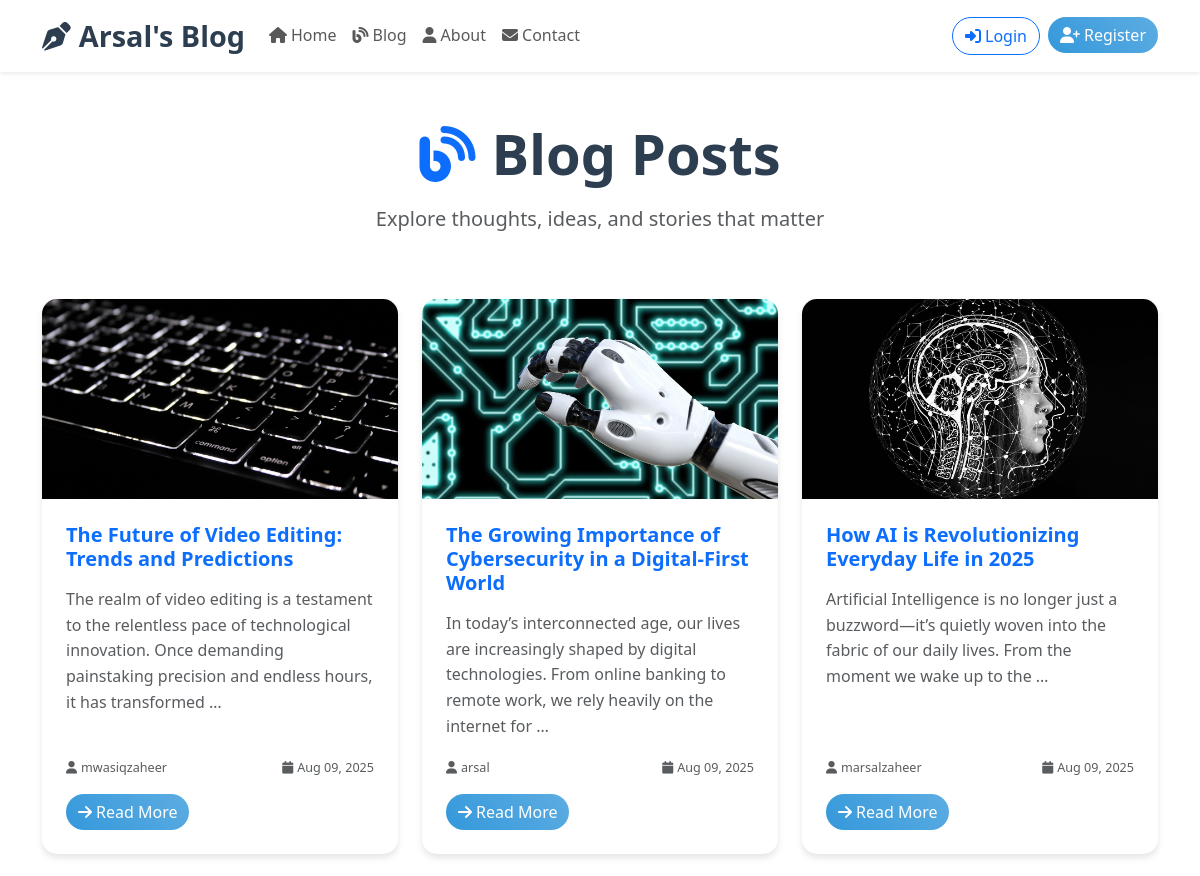
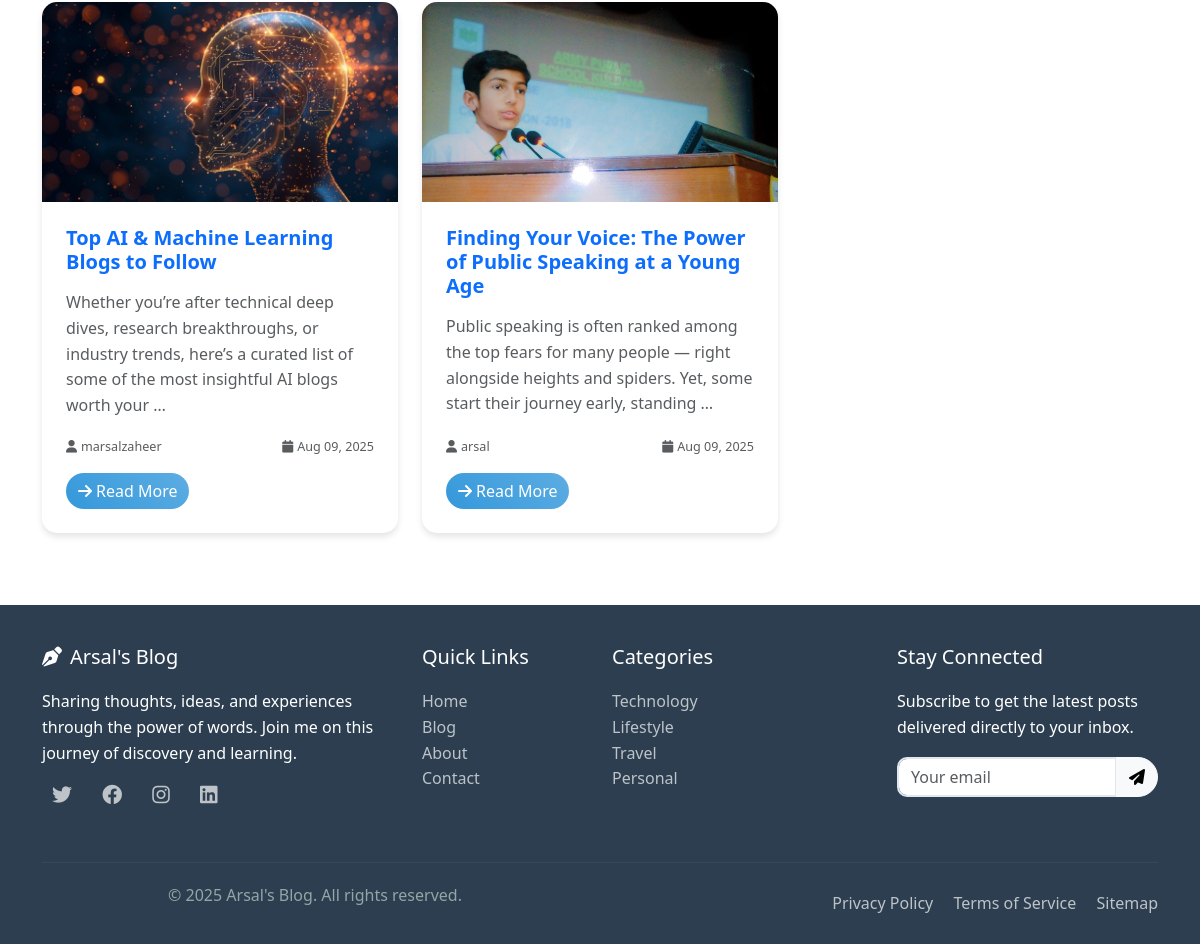
Page /blog/ on the earlier database version (2 pictures, top to bottom).
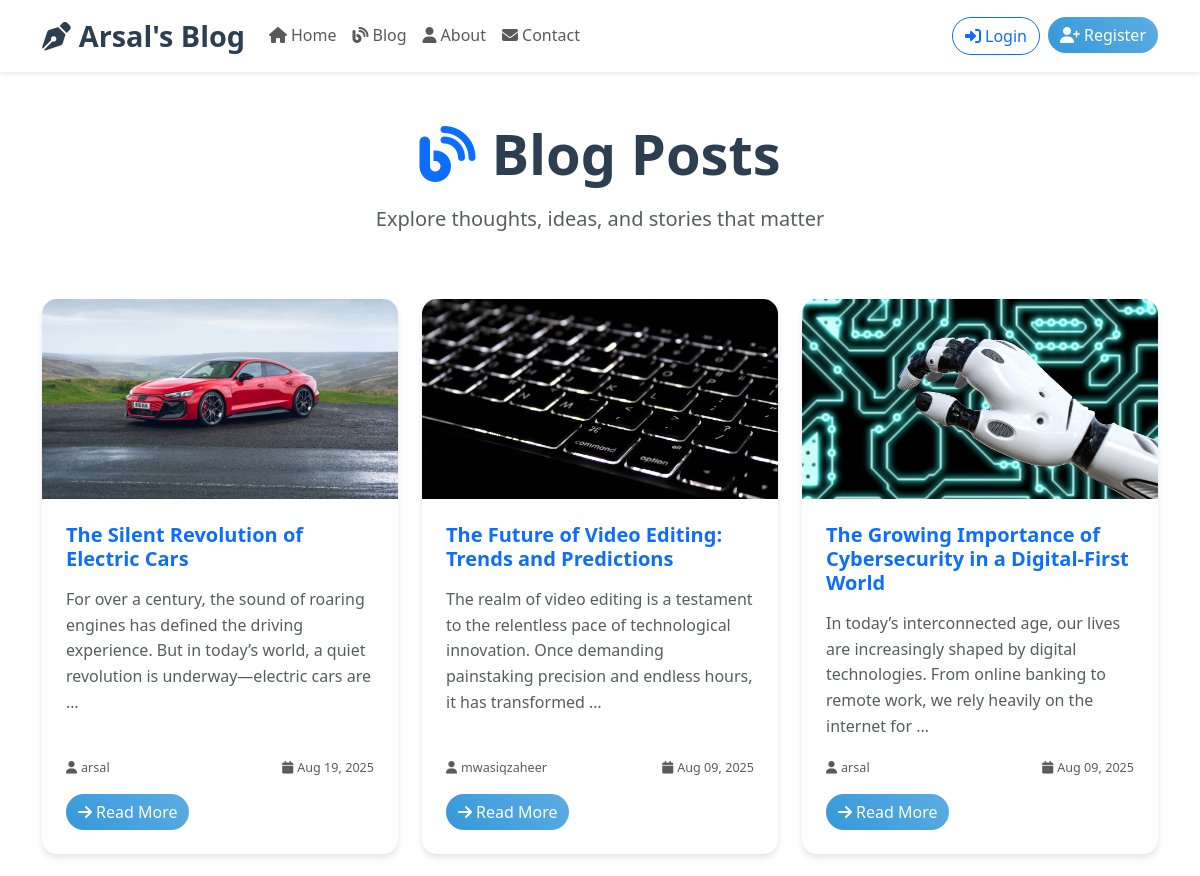
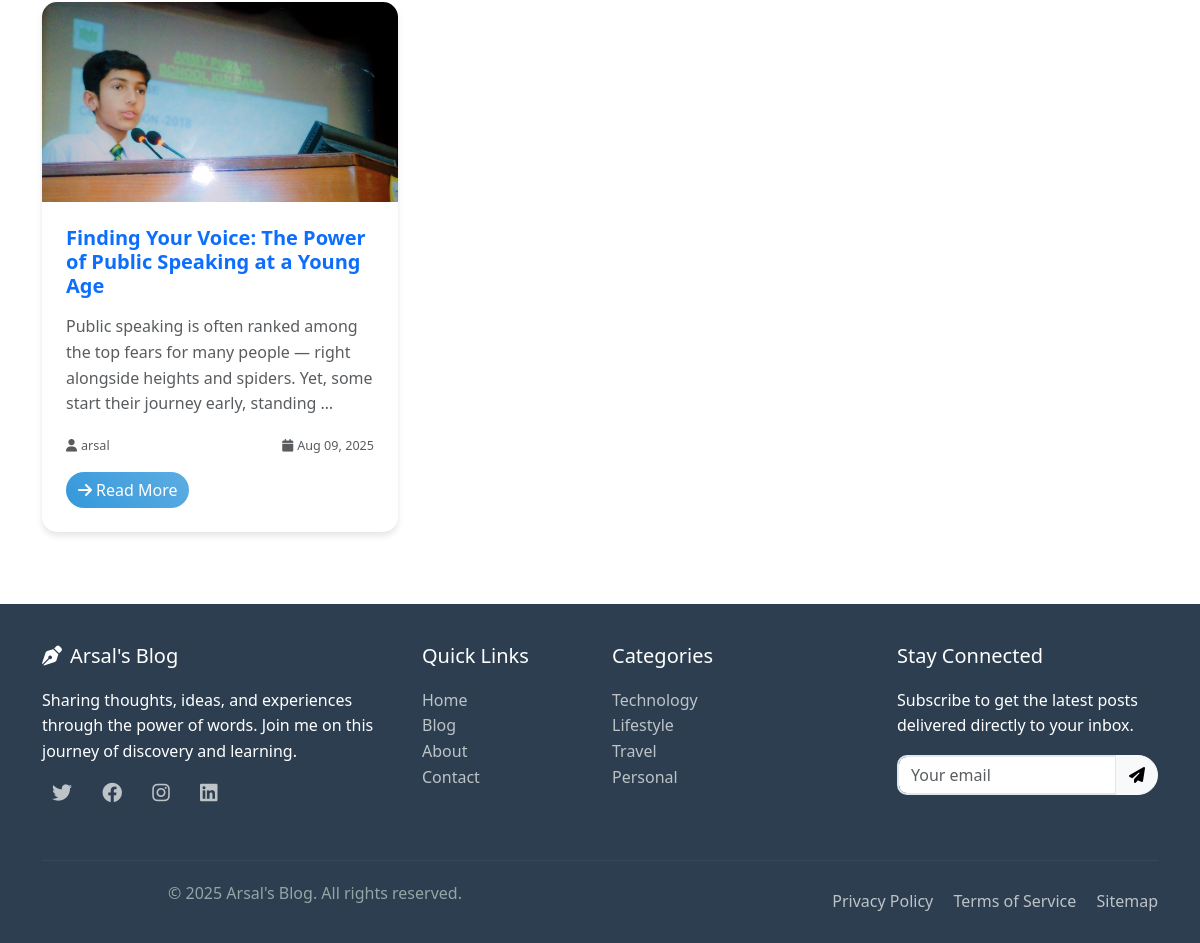
Same page on the later database version (2 pictures, top to bottom).
### tweet/models.py (models this page shows, shortened)
class BlogPost(models.Model):
    title = models.CharField(max_length=200)
    author = models.ForeignKey(User, on_delete=models.CASCADE)
    content = models.TextField()
    featured_image = models.ImageField(upload_to='blog_images/', blank=True, null=True)
    excerpt = models.TextField(max_length=300, blank=True, help_text="Brief description of the blog post")
    created_at = models.DateTimeField(auto_now_add=True)
    updated_at = models.DateTimeField(auto_now=True)
    is_published = models.BooleanField(default=True)
    class Meta:
        ordering = ['-created_at']

### tweet/views.py (the view)
# urls.py: path('blog/', views.blog_list, name='blog_list'),
def blog_list(request):
    posts = BlogPost.objects.filter(is_published=True).order_by('-created_at')
    paginator = Paginator(posts, 6)  # Show 6 posts per page
    page_number = request.GET.get('page')
    page_obj = paginator.get_page(page_number)
    return render(request, 'blog/blog_list.html', {'page_obj': page_obj})

### templates/blog/blog_list.html (shortened to what this page needs)
{% extends 'layout.html' %}
{% load static %}
{% block content %}
<div class="container my-5">
    <div class="row mb-5">
        <div class="col-12 text-center">
            <h1 class="display-4 fw-bold mb-3">
                <i class="fas fa-blog me-3 text-primary"></i>Blog Posts
            </h1>
            <p class="lead text-muted">Explore thoughts, ideas, and stories that matter</p>
        </div>
    </div>
    {% if page_obj %}
        <div class="row">
            {% for post in page_obj %}
            <div class="col-lg-4 col-md-6 mb-4">
                <article class="card blog-card h-100">
                    {% if post.featured_image %}
                        <img src="{{ post.featured_image.url }}" class="card-img-top" alt="{{ post.title }}">
                    {% else %}
                        <div class="card-img-top bg-gradient d-flex align-items-center justify-content-center" style="height: 200px; background: linear-gradient(45deg, #3498db, #2c3e50);">
                            <i class="fas fa-image fa-3x text-white opacity-50"></i>
                        </div>
                    {% endif %}
                    <div class="card-body d-flex flex-column">
                        <h5 class="card-title">
                            <a href="{% url 'blog_detail' post.pk %}" class="text-decoration-none">
                                {{ post.title }}
                            </a>
                        </h5>
                        <p class="card-text text-muted flex-grow-1">
                            {% if post.excerpt %}
                                {{ post.excerpt|truncatewords:25 }}
                            {% else %}
                                {{ post.content|truncatewords:25 }}
                            {% endif %}
                        </p>
                        <div class="blog-meta mb-3">
                            <div class="row">
                                <div class="col-6">
                                    <small class="text-muted">
                                        <i class="fas fa-user me-1"></i>{{ post.author.username }}
                                    </small>
                                </div>
                                <div class="col-6 text-end">
                                    <small class="text-muted">
                                        <i class="fas fa-calendar me-1"></i>{{ post.created_at|date:"M d, Y" }}
                                    </small>
                                </div>
                            </div>
                        </div>
                        <div class="d-flex justify-content-between align-items-center mt-auto">
                            <a href="{% url 'blog_detail' post.pk %}" class="btn btn-primary">
                                <i class="fas fa-arrow-right me-1"></i>Read More
                            </a>
                        </div>
                    </div>
                </article>
            </div>
            {% endfor %}
        </div>
    {% endif %}
</div>
{% endblock %}

### templates/layout.html (shortened to what this page needs)
{% load static %}
<!DOCTYPE html>
<html lang="en">
  <head>
    <link
      href="https://cdn.jsdelivr.net/npm/bootstrap@5.3.7/dist/css/bootstrap.min.css"
      rel="stylesheet"
    />
    <link rel="stylesheet" href="https://cdnjs.cloudflare.com/ajax/libs/font-awesome/6.4.0/css/all.min.css">
    <link rel="stylesheet" href="{% static 'css/style.css' %}" />
  </head>
  <body>
    <nav class="navbar navbar-expand-lg navbar-light bg-white shadow-sm sticky-top">
      <div class="container">
        <a class="navbar-brand" href="{% url 'home' %}">
          <i class="fas fa-pen-nib me-2"></i>Arsal's Blog
        </a>
        <div class="collapse navbar-collapse" id="navbarNav">
          <ul class="navbar-nav me-auto">
            <li class="nav-item">
              <a class="nav-link" href="{% url 'home' %}">
                <i class="fas fa-home me-1"></i>Home
              </a>
            </li>
            <li class="nav-item">
              <a class="nav-link" href="{% url 'blog_list' %}">
                <i class="fas fa-blog me-1"></i>Blog
              </a>
            </li>
            <li class="nav-item">
              <a class="nav-link" href="{% url 'about' %}">
                <i class="fas fa-user me-1"></i>About
              </a>
            </li>
            <li class="nav-item">
              <a class="nav-link" href="{% url 'contact' %}">
                <i class="fas fa-envelope me-1"></i>Contact
              </a>
            </li>
          </ul>
          <ul class="navbar-nav">
            {% if user.is_authenticated %}
              <li class="nav-item dropdown">
                <a class="nav-link dropdown-toggle" href="#" role="button" data-bs-toggle="dropdown">
                  <i class="fas fa-user-circle me-1"></i>{{ user.username }}
                </a>
                <ul class="dropdown-menu">
                  <li><a class="dropdown-item" href="{% url 'blog_create' %}">
                    <i class="fas fa-plus me-2"></i>New Post
                  </a></li>
                  <li><a class="dropdown-item" href="{% url 'tweet_list' %}">
                    <i class="fas fa-twitter me-2"></i>Tweets
                  </a></li>
                  <li><hr class="dropdown-divider"></li>
                  <li>
                    <form method="post" action="{% url 'logout' %}" class="d-inline">
                      {% csrf_token %}
                      <button class="dropdown-item" type="submit">
                        <i class="fas fa-sign-out-alt me-2"></i>Logout
                      </button>
                    </form>
                  </li>
                </ul>
              </li>
              <li class="nav-item">
                <form method="post" action="{% url 'logout' %}" class="d-inline">
                  {% csrf_token %}
                  <button type="submit" class="btn btn-outline-danger ms-2">
                    <i class="fas fa-sign-out-alt me-1"></i>Logout
                  </button>
                </form>
              </li>
            {% else %}
              <li class="nav-item">
                <a href="{% url 'login' %}" class="btn btn-outline-primary me-2">
                  <i class="fas fa-sign-in-alt me-1"></i>Login
                </a>
              </li>
              <li class="nav-item">
                <a href="{% url 'register' %}" class="btn btn-primary">
                  <i class="fas fa-user-plus me-1"></i>Register
                </a>
              </li>
            {% endif %}
          </ul>
        </div>
      </div>
    </nav>
    <main>
      {% block content %}
      {% endblock %}
    </main>
    <footer class="footer mt-auto">
      <div class="container">
        <div class="row">
          <div class="col-lg-4 col-md-6 mb-4">
            <h5><i class="fas fa-pen-nib me-2"></i>Arsal's Blog</h5>
            <p class="mb-3">Sharing thoughts, ideas, and experiences through the power of words. Join me on this journey of discovery and learning.</p>
            <div class="social-links">
              <a href="#" class="text-decoration-none me-3">
                <i class="fab fa-twitter fa-lg"></i>
              </a>
              <a href="#" class="text-decoration-none me-3">
                <i class="fab fa-facebook fa-lg"></i>
              </a>
              <a href="#" class="text-decoration-none me-3">
                <i class="fab fa-instagram fa-lg"></i>
              </a>
              <a href="#" class="text-decoration-none">
                <i class="fab fa-linkedin fa-lg"></i>
              </a>
            </div>
          </div>
          <div class="col-lg-2 col-md-6 mb-4">
            <h5>Quick Links</h5>
            <ul class="list-unstyled">
              <li><a href="{% url 'home' %}">Home</a></li>
              <li><a href="{% url 'blog_list' %}">Blog</a></li>
              <li><a href="{% url 'about' %}">About</a></li>
              <li><a href="{% url 'contact' %}">Contact</a></li>
            </ul>
          </div>
          <div class="col-lg-3 col-md-6 mb-4">
            <h5>Categories</h5>
            <ul class="list-unstyled">
              <li><a href="#">Technology</a></li>
              <li><a href="#">Lifestyle</a></li>
              <li><a href="#">Travel</a></li>
              <li><a href="#">Personal</a></li>
            </ul>
          </div>
          <div class="col-lg-3 col-md-6 mb-4">
            <h5>Stay Connected</h5>
            <p>Subscribe to get the latest posts delivered directly to your inbox.</p>
            <div class="input-group">
              <input type="email" class="form-control" placeholder="Your email">
              <button class="btn btn-light" type="button">
                <i class="fas fa-paper-plane"></i>
              </button>
            </div>
          </div>
        </div>
        <div class="footer-bottom">
          <div class="row align-items-center">
            <div class="col-md-6">
              <p>&copy; 2025 Arsal's Blog. All rights reserved.</p>
            </div>
            <div class="col-md-6 text-md-end">
              <a href="#" class="me-3">Privacy Policy</a>
              <a href="#" class="me-3">Terms of Service</a>
              <a href="#">Sitemap</a>
            </div>
          </div>
        </div>
      </div>
    </footer>
  </body>
</html>

### static/css/style.css (style rules this page uses)
:root { --primary-color: #2c3e50; --secondary-color: #3498db; --accent-color: #e74c3c; --text-color: #2c3e50; --light-bg: #f8f9fa; --hover-transition: all 0.3s ease; }
body { font-family: 'Segoe UI', Tahoma, Geneva, Verdana, sans-serif; line-height: 1.6; color: var(--text-color); }
.navbar-brand { font-size: 1.8rem !important; font-weight: bold; color: var(--primary-color) !important; transition: var(--hover-transition); }
.nav-link { transition: var(--hover-transition); position: relative; }
.nav-link::after { content: ''; position: absolute; width: 0; height: 2px; bottom: 0; left: 50%; background-color: var(--secondary-color); transition: var(--hover-transition); }
.btn { transition: var(--hover-transition); border-radius: 25px; }
.btn-primary { background: linear-gradient(45deg, var(--secondary-color), #5dade2); border: none; }
.blog-card { transition: var(--hover-transition); border: none; box-shadow: 0 4px 6px rgba(0,0,0,0.1); border-radius: 15px; overflow: hidden; height: 100%; }
.blog-card img { height: 200px; object-fit: cover; transition: var(--hover-transition); }
.card-body { padding: 1.5rem; }
.card-title { color: var(--primary-color); font-weight: bold; margin-bottom: 1rem; }
.footer { background: var(--primary-color); color: white; padding: 40px 0 20px; margin-top: 50px; }
.footer h5 { color: white; margin-bottom: 20px; }
.footer a { color: #bdc3c7; text-decoration: none; transition: var(--hover-transition); }
.footer-bottom { border-top: 1px solid #34495e; padding-top: 20px; margin-top: 30px; text-align: center; color: #95a5a6; }
.form-control { border-radius: 10px; border: 2px solid #e1e8ed; transition: var(--hover-transition); }
.blog-meta { color: #6c757d; font-size: 0.9rem; margin-bottom: 2rem; }
.blog-meta i { margin-right: 5px; }
.social-links a { display: inline-block; margin: 0 10px; transition: var(--hover-transition); }

Differences in the rows shown:
removed BlogPost: featured_image (picture), title "How AI is Revolutionizing Everyday Life in 2025", excerpt "Artificial Intelligence is no longer just a buzzword—it’s quietly woven into the fabric of our daily lives. From the moment we wake up to the …", author.username "marsalzaheer", created_at "Aug 09, 2025"
removed BlogPost: featured_image (picture), title "Top AI & Machine Learning Blogs to Follow", excerpt "Whether you’re after technical deep dives, research breakthroughs, or industry trends, here’s a curated list of some of the most insightful AI blogs worth your …", author.username "marsalzaheer", created_at "Aug 09, 2025"
added BlogPost: featured_image (picture), title "The Silent Revolution of Electric Cars", excerpt "For over a century, the sound of roaring engines has defined the driving experience. But in today’s world, a quiet revolution is underway—electric cars are …", author.username "arsal", created_at "Aug 19, 2025"
